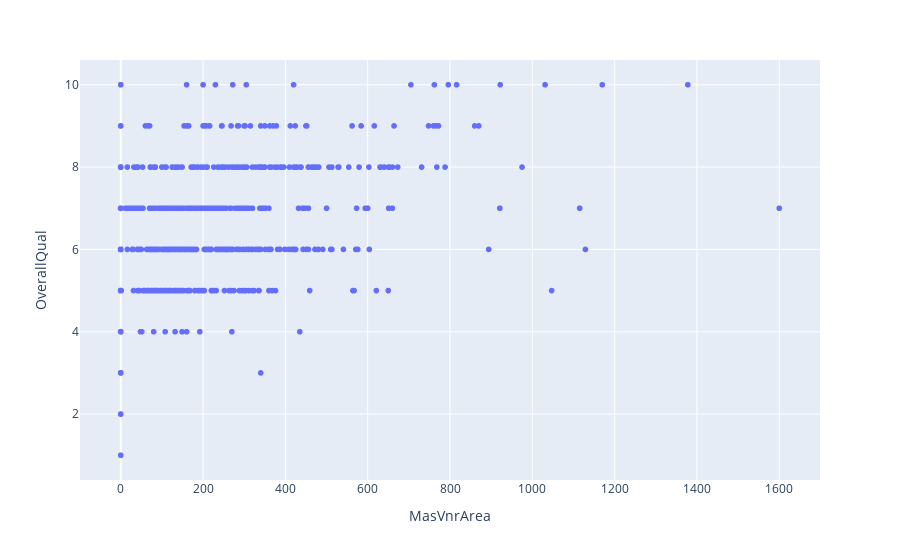

This figure's notebook cell:
### Code cell
df_train[['MasVnrArea','OverallQual']]
px.scatter(df_train[['MasVnrArea','OverallQual']],x='MasVnrArea',y='OverallQual')

### Figure 1 — Plotly figure (JSON) as saved in the notebook; plotly's stock layout.template omitted (floating-point values rounded to 4 significant figures; data arrays with more than 128 entries replaced by an {"elided": "..."} marker saying what was removed)
{"data": [{"hovertemplate": "MasVnrArea=%{x}<br>OverallQual=%{y}<extra></extra>", "legendgroup": "", "marker": {"color": "#636efa", "symbol": "circle"}, "mode": "markers", "name": "", "showlegend": false, "type": "scattergl", "x": {"elided": "1460 int values"}, "xaxis": "x", "y": {"elided": "1460 int values"}, "yaxis": "y"}], "layout": {"legend": {"tracegroupgap": 0}, "margin": {"t": 60}, "xaxis": {"anchor": "y", "domain": [0, 1], "title": {"text": "MasVnrArea"}}, "yaxis": {"anchor": "x", "domain": [0, 1], "title": {"text": "OverallQual"}}}}
